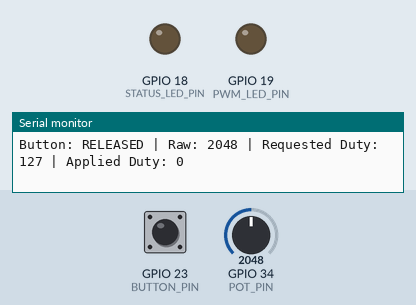
A sketch run on a simulated ESP32. On the bench: output pins drawn as LEDs (lit = HIGH), the last lines printed to the serial monitor. Inputs (shaded band) come from the test bench; at power-on: GPIO 23 (BUTTON_PIN) HIGH, GPIO 34 (POT_PIN) = 2048 (analog values on the 0–4095 scale).

Above: at 2.8 s.
2.9 s: GPIO 23 (BUTTON_PIN) pulled LOW for 2.35 s
At 5.2 s:
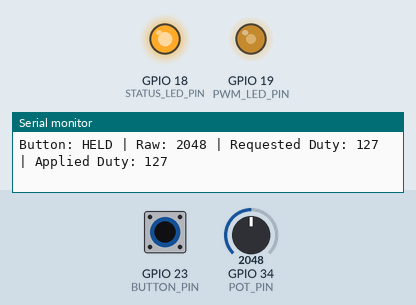
Timing chart, 0 to 7.5 s (numbered marks = the images above; inputs shaded):
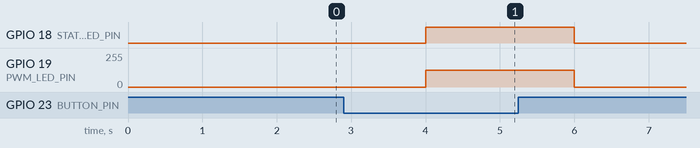

Measured:
- after the input at 2.9 s, GPIO 18 (STATUS_LED_PIN): LOW → HIGH after 1.1 s, → LOW 2.0 s later; GPIO 19 (PWM_LED_PIN): 0/255 → 127/255 after 1.1 s, → 0/255 2.0 s later

The sketch:

lab5_structured_working_light.ino
```cpp
#include <Arduino.h>

const uint8_t BUTTON_PIN = 23;
const uint8_t POT_PIN = 34;
const uint8_t STATUS_LED_PIN = 18;
const uint8_t PWM_LED_PIN = 19;

bool buttonPressed = false;
bool pwmReady = false;

int rawInput = 0;
int requestedDuty = 0;
int appliedDuty = 0;

void readInputs();
void processInputs();
void updateOutputs();
int scaleToDuty(int raw);

void setup() {
  Serial.begin(115200);

  pinMode(BUTTON_PIN, INPUT_PULLUP);

  pinMode(STATUS_LED_PIN, OUTPUT);
  digitalWrite(STATUS_LED_PIN, LOW);

  pinMode(PWM_LED_PIN, OUTPUT);
  digitalWrite(PWM_LED_PIN, LOW);

  analogReadResolution(12);
  analogSetPinAttenuation(POT_PIN, ADC_11db);

  pwmReady = ledcAttach(PWM_LED_PIN, 5000, 8);

  if (pwmReady) {
    ledcWrite(PWM_LED_PIN, 0);
  } else {
    Serial.println("PWM setup failed.");
  }
}

void loop() {
  readInputs();
  processInputs();
  updateOutputs();

  Serial.print("Button: ");
  Serial.print(buttonPressed ? "HELD" : "RELEASED");

  Serial.print(" | Raw: ");
  Serial.print(rawInput);

  Serial.print(" | Requested Duty: ");
  Serial.print(requestedDuty);

  Serial.print(" | Applied Duty: ");
  Serial.println(appliedDuty);

  delay(2000);
}

void readInputs() {
  buttonPressed = (digitalRead(BUTTON_PIN) == LOW);
  rawInput = analogRead(POT_PIN);
}

int scaleToDuty(int raw) {
  return constrain(map(raw, 0, 4095, 0, 255), 0L, 255L);
}

void processInputs() {
  requestedDuty = scaleToDuty(rawInput);

  if (buttonPressed && pwmReady) {
    appliedDuty = requestedDuty;
  } else {
    appliedDuty = 0;
  }
}

void updateOutputs() {
  digitalWrite(
    STATUS_LED_PIN,
    (buttonPressed && pwmReady) ? HIGH : LOW
  );

  if (pwmReady) {
    ledcWrite(PWM_LED_PIN, appliedDuty);
  }
}
```
